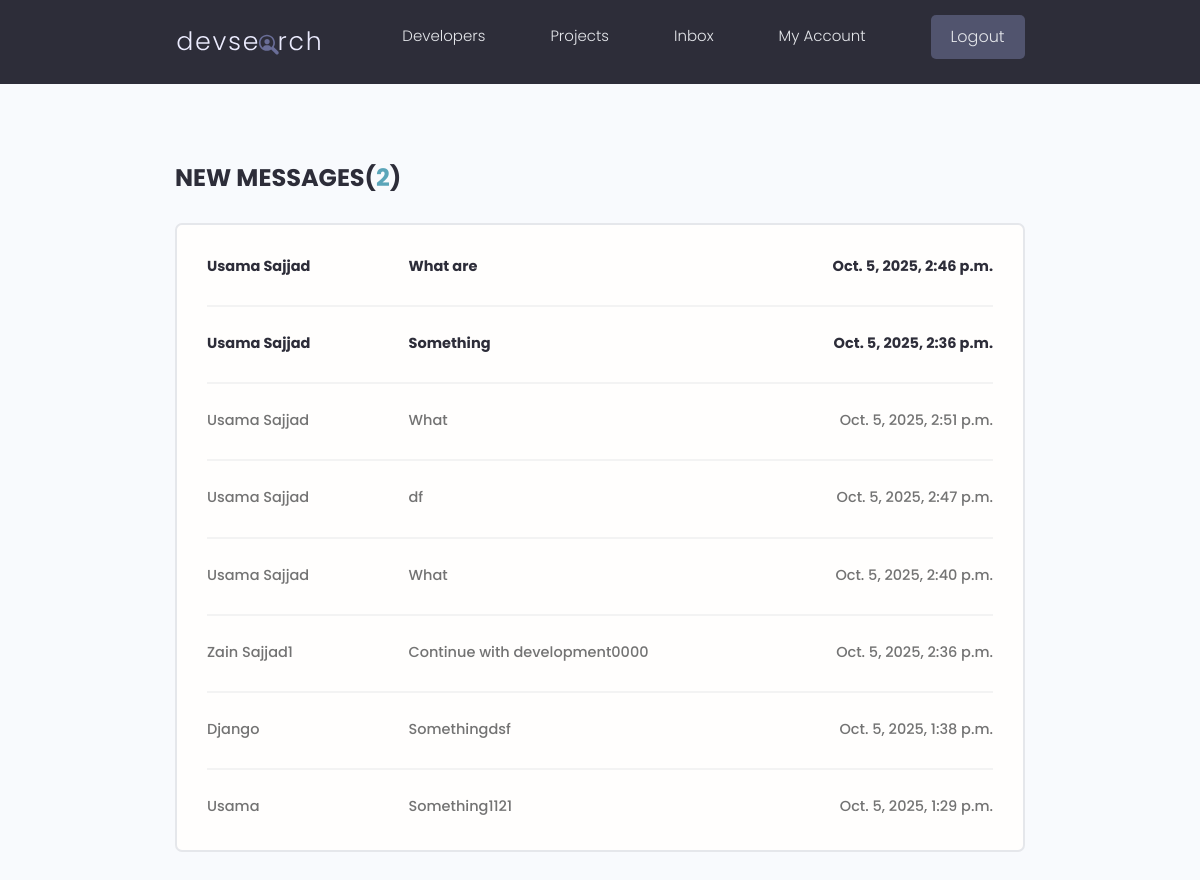
The page /inbox/ (signed in) on the database its author committed.
### users/models.py (models this page shows, shortened)
class Message(models.Model):
    id = models.UUIDField(default=uuid.uuid4,primary_key=True,editable=False)
    sender = models.ForeignKey(Profile, on_delete=models.SET_NULL,null=True,blank=True)
    receipient = models.ForeignKey(Profile, on_delete=models.SET_NULL , null=True,blank=True,related_name="messages")
    name= models.CharField(max_length=200,null=True,blank=True)
    email = models.EmailField(max_length=200,null=True,blank=True)
    subject = models.CharField(max_length=500,null=True,blank=True)
    body= models.TextField(null=True,blank=True)
    is_read = models.BooleanField(default=False,null=True)
    created_at = models.DateTimeField(auto_now_add=True)
    class Meta:
        ordering = ['is_read','-created_at']

### users/views.py (the view)
# urls.py: path("inbox/",views.inbox,name="inbox"),
@login_required(login_url="login")
def inbox(request):
    profile = request.user.profile
    messagesRequest = profile.messages.all()
    unreadCount = messagesRequest.filter(is_read=False).count
    context = {"messagesRequest": messagesRequest, "unreadCount": unreadCount}
    return render(request, "users/inbox.html", context)

### users/templates/users/inbox.html
{% extends "index.html" %} {% block main %}
<main class="inbox my-xl">
  <div class="content-box">
    <h3 class="inbox__title">New Messages(<span>{{unreadCount}}</span>)</h3>
    <ul class="messages">
      {% for message in messagesRequest %} {% if message.is_read == False %}
      <li class="message message--unread">
        <a href="{% url 'message' message.id %}">
          <span class="message__author">{{message.name}}</span>
          <span class="message__subject">{{message.subject}}</span>
          <span class="message__date">{{message.created_at}}</span>
        </a>
      </li>
      {% else %}
      <li class="message message">
        <a href="{% url 'message' message.id %}">
          <span class="message__author">{{message.name}}</span>
          <span class="message__subject">{{message.subject}}</span>
          <span class="message__date">{{message.created_at}}</span>
        </a>
      </li>
      {% endif %} {% endfor %}
    </ul>
  </div>
</main>
{% endblock main %}

### templates/index.html (shortened to what this page needs)
<!DOCTYPE html>
<html lang="en">
  {% load static %}
  <head>
    <link
      href="https://cdn.jsdelivr.net/npm/bootstrap@5.3.8/dist/css/bootstrap.min.css"
      rel="stylesheet"
    />
    <link rel="stylesheet" href="{% static  'uikit/styles/uikit.css' %}" />
    <link rel="stylesheet" href="{% static 'css/app.css' %}" />
  </head>
  <body>
    {% include "navbar.html" %}
    <main class="home">{% block main %}{% endblock main %}</main>
  </body>
</html>

### templates/navbar.html (shortened to what this page needs)
{% load static %}
<header class="header">
  <div class="container container--narrow">
    <a href="{% url 'profiles' %}" class="header__logo">
      <img src="{% static 'images/logo.svg' %}" alt="DevSearch Logo" />
    </a>
    <nav class="header__nav">
      <ul class="header__menu">
        <li class="header__menuItem">
          <a href="{% url 'profiles' %}">Developers</a>
        </li>
        <li class="header__menuItem">
          <a href="{% url 'projects' %}">Projects</a>
        </li>
        {% if request.user.is_authenticated %}
        <li class="header__menuItem"><a href="{% url 'inbox' %}">Inbox</a></li>
        <li class="header__menuItem"><a href="{% url 'accounts' %}">My Account</a></li>
        <li class="header__menuItem">
          <a href="{% url 'logout' %}" class="btn btn--sub">Logout</a>
        </li>
        {% else %}
        <li class="header__menuItem">
          <a href="{% url 'login' %}" class="btn btn--sub">Login/Register</a>
        </li>
        {% endif %}
      </ul>
    </nav>
  </div>
</header>

### static/css/app.css (style rules this page uses)
:root { --color-sub: #2d2d39; }
.btn--sub { background-color: var(--color-sub-light); }
img { width: 100%; }
.content-box { width: 95%; max-width: 85rem; margin: 0 auto; }
.header { position: sticky; z-index: 111; background-color: var(--color-sub); padding: 1.5rem 0; }
.header > .container { display: flex; justify-content: space-between; align-items: center; }
.header__logo > img { height: 3.8rem; }
.header__nav > ul { display: inline-flex; align-items: center; list-style: none; gap: 6.5rem; }
.header__menuItem > a { color: var(--color-light); font-weight: 300; }
.inbox { height: 90vh; }
.inbox__title, .inbox__title span { font-size: 2.4rem; font-weight: 700; color: var(--color-sub); text-transform: uppercase; text-align: left; margin-bottom: 3rem; }
.inbox__title span { color: var(--color-main); }
.messages { list-style: none; background: var(--color-white); padding: 0.5rem 3rem; border: 2px solid var(--color-light); border-radius: 0.7rem; }
.message { padding: 2.5rem 0; }
.message > a span { font-size: 1.45rem; font-weight: 500; }
.message.message--unread a span { font-weight: 700; color: var(--color-sub); }
.message:not(:last-child) { border-bottom: 2px solid var(--color-white-light); }
.message > a { display: flex; gap: 1rem; }
.message__author, .message__date { flex-basis: 25%; }
.message__subject { flex-basis: 50%; }
.message__date { text-align: right; }

### static/uikit/styles/modules/_variables.css (style rules this page uses)
:root { --color-main: #5aa5b9; --color-main-light: #e6faff; --color-sub: #3f4156; --color-sub-light: #51546e; --color-sub-lighter: #ededfd; --color-text: #737373; --color-gray: #8b8b8b; --color-light: #e5e7eb; --color-light-gray: #767676; --color-bg: #f8fafd; --color-white: #fffefd; --color-white-light: #f3f3f3; --color-success: #359e64; --color-success-bg: #def8e8; --color-error: #fc4b0b; --color-error-bg: #fff2ee; --font-base: 'Poppins', arial, helvetica, 'Segoe UI', roboto, ubuntu, sans-serif; --font-monospace: 'Fira Code', 'Courier New', courier, monospace; --font-regular: 300; --font-medium: 500; --font-bold: 700; --generic-shadow: 1px 1px 5px #00000010; --generic-transition: all 0.3s ease-in-out; }

### static/uikit/styles/modules/_base.css (style rules this page uses)
* { margin: 0; padding: 0; box-sizing: border-box; text-rendering: optimizeLegibility; color: inherit; font-size: inherit; }
html { font-size: 50%; }
@media only screen and (min-width: 480px) { html { font-size: 56.25%; } }
@media only screen and (min-width: 1200px) { html { font-size: 62.5%; } }
body { line-height: 1.6; font-weight: 400; font-size: 1.5rem; color: var(--color-text); background-color: var(--color-bg); min-height: 100vh; }

### static/uikit/styles/modules/_typography.css (style rules this page uses)
* { font-family: var(--font-base); }
h3 { font-size: 3.2rem; font-weight: var(--font-medium); }
p, span, strong { font-size: 1.6rem; color: var(--color-text); font-weight: var(--font-regular); }
a { padding-bottom: 2px; text-decoration: none; display: inline-block; color: var(--color-main); font-weight: var(--font-medium); }

### static/uikit/styles/modules/_utilities.css (style rules this page uses)
.container { width: 92%; max-width: 165rem; margin: 0 auto; box-sizing: border-box; }
.container--narrow { width: 92%; max-width: 120rem; }
@media screen and (min-width: 1000px) { .container { width: 90%; } }
@media screen and (min-width: 1000px) { .container--narrow { width: 85%; } }
@media screen and (min-width: 1200px) { .container { width: 80%; } }
@media screen and (min-width: 1200px) { .container--narrow { width: 72%; } }
.my-xl { margin: 8rem auto; }

### static/uikit/styles/modules/_button.css (style rules this page uses)
.btn { display: inline-block; position: relative; cursor: pointer; background-color: var(--color-light); font-weight: var(--font-medium); color: var(--color-sub); text-decoration: none; padding: 1rem 2rem; border-radius: 0.5rem; border: none; width: -webkit-fit-content; width: -moz-fit-content; width: fit-content; height: -webkit-fit-content; height: -moz-fit-content; height: fit-content; font-size: 1.6rem; outline-width: 0; outline-color: transparent; -webkit-backface-visibility: hidden; backface-visibility: hidden; transition: all 0.3s ease-in-out; }
.btn--sub { background-color: var(--color-sub); color: var(--color-white); }

### rows shown on the page
Message: name "Usama Sajjad", subject "What are", created_at "Oct. 5, 2025, 2:46 p.m."
Message: name "Usama Sajjad", subject "Something", created_at "Oct. 5, 2025, 2:36 p.m."
Message: name "Usama Sajjad", subject "What", created_at "Oct. 5, 2025, 2:51 p.m."
Message: name "Usama Sajjad", subject "df", created_at "Oct. 5, 2025, 2:47 p.m."
Message: name "Usama Sajjad", subject "What", created_at "Oct. 5, 2025, 2:40 p.m."
Message: name "Zain Sajjad1", subject "Continue with development0000", created_at "Oct. 5, 2025, 2:36 p.m."
Message: name "Django", subject "Somethingdsf", created_at "Oct. 5, 2025, 1:38 p.m."
Message: name "Usama", subject "Something1121", created_at "Oct. 5, 2025, 1:29 p.m."

### other values the page prints
{{ unreadCount }} "2"
